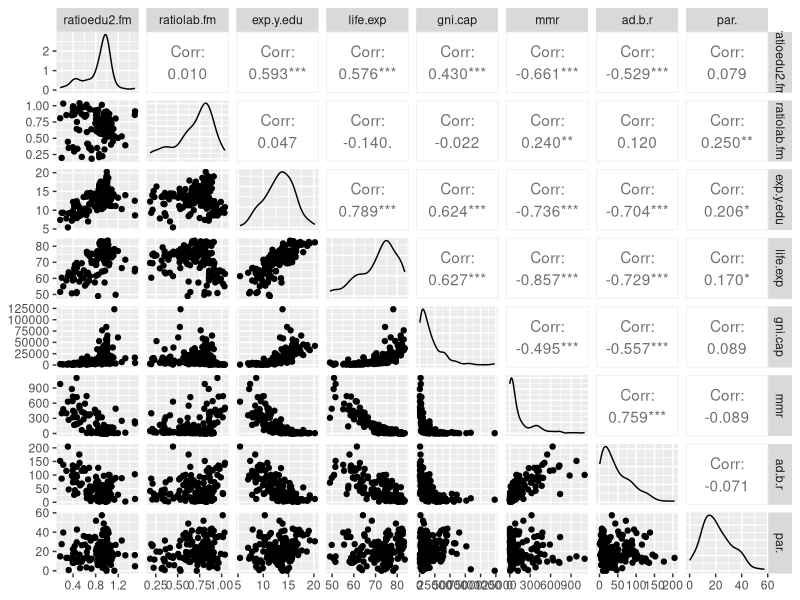
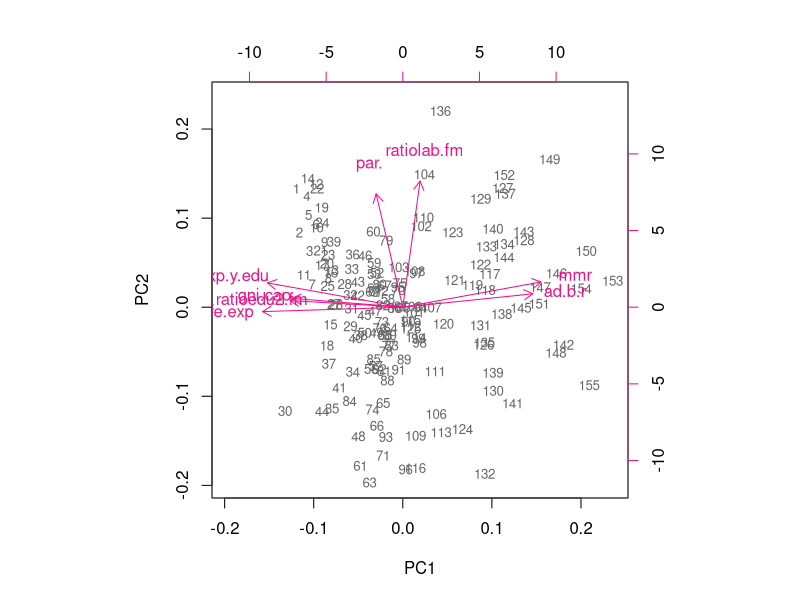
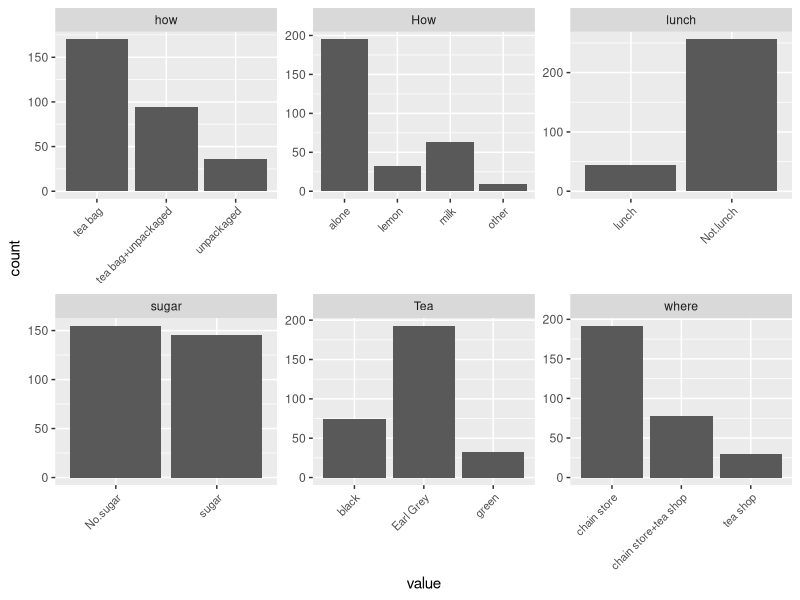

These figures' R source, in order:
## ---- chunk 1
#set wokring directory and load the human data into R

setwd("D:/Sydney Uni/forth semester units of study/Intro to Open Data Science/IODS-project")

human <- as.data.frame(read.table('data/human.csv', sep="\t", header = TRUE))
## ---- chunk 2
#explore the structure and dimentions of the data
str(human)
## ---- chunk 3
#access package
library(dplyr)
library(ggplot2)
library(GGally)
# access packages FactoMineR and tidyr
library(FactoMineR)
library(tidyr)
library(corrplot)
## ---- chunk 4
ggpairs(human)
summary(human)
## ---- chunk 5
#perform pca
pca_human <- prcomp(human)
#show summary of the non-standardized variables
summary(pca_human)
#draw a biplot of the principal component
## ---- chunk 6
# standardize human data
human_std <- scale(human)

# print out summaries of the standardized variables
summary(human_std)

# perform principal component analysis (with the SVD method)
pca_human <- prcomp(human_std)

# draw a biplot of the principal component representation and the original variables
biplot(pca_human, choices = 1:2, cex = c(0.8, 1), col = c("grey40", "deeppink2"))
## ---- chunk 7

#load tea data to R and glimpse it
data("tea")
glimpse(tea)

# column names to keep in the dataset
keep_columns <- c("Tea", "How", "how", "sugar", "where", "lunch")

# select the 'keep_columns' to create a new dataset
tea_time <- dplyr::select(tea, one_of(keep_columns))

# look at the summaries and structure of the data
summary(tea_time)
str(tea_time)

# visualize the dataset
gather(tea_time) %>% ggplot(aes(value)) + facet_wrap("key", scales = "free") + geom_bar() + theme(axis.text.x = element_text(angle = 45, hjust = 1, size = 8))
